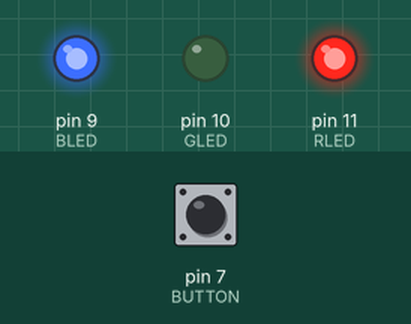
This sketch was run on a simulated Arduino Uno, built with avr-gcc and run on an emulated ATmega328P. Parts: output pins drawn as LEDs (lit = HIGH). The test bench sets the inputs (shaded band); at power-on: pin 7 (BUTTON) HIGH.

Above: at 1.2 s.
1.3 s: pin 7 (BUTTON) pulled LOW for 0.15 s
At 2.6 s:
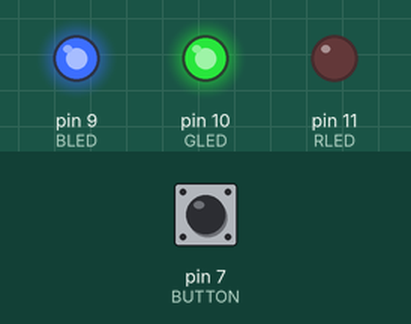
3.0 s: pin 7 (BUTTON) pulled LOW for 1 s
At 5.1 s:
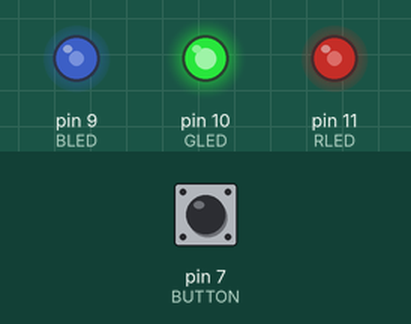
5.5 s: pin 7 (BUTTON) pulled LOW for 0.15 s
At 6.9 s:
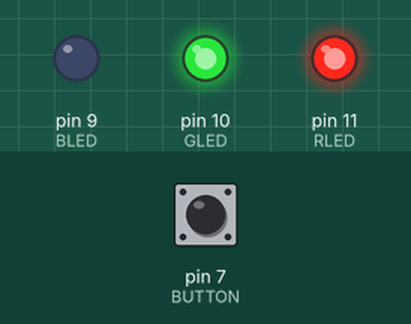
7.2 s: pin 7 (BUTTON) pulled LOW for 3.2 s
At 11.2 s:
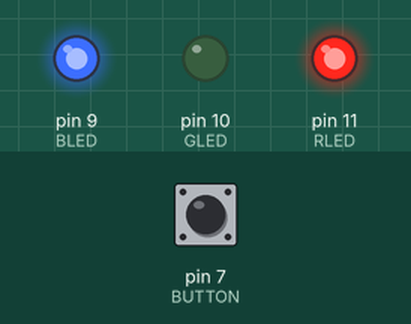
11.9 s: pin 7 (BUTTON) pulled LOW for 0.15 s
At 13.0 s:
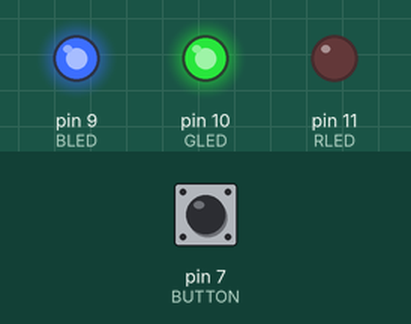
Timing chart, 0 to 14.6 s (numbered marks = the images above; inputs shaded):
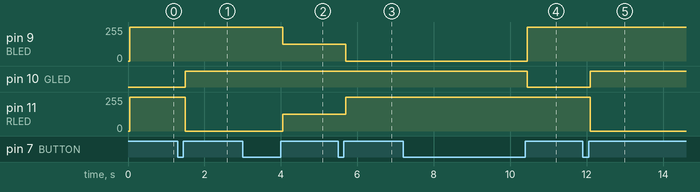

The sketch:

_RGB_LED_Color_Cycle_with_Button.ino
```cpp
const int RLED = 11;
const int GLED = 10;
const int BLED = 9;
const int BUTTON = 7;

int ledMode = 0;
bool lastButton = LOW;
bool currentButton = LOW;

void setup() {
  pinMode(RLED, OUTPUT);
  pinMode(GLED, OUTPUT);
  pinMode(BLED, OUTPUT);
  pinMode(BUTTON, INPUT);
}

boolean debounce(boolean last) {
  boolean current = digitalRead(BUTTON);
  if (current != last) {
    delay(50);
    current = digitalRead(BUTTON);
  }
  return current;
}

void setMode(int mode) {
  if (mode == 0) {
    digitalWrite(RLED, HIGH);
    digitalWrite(GLED, HIGH);
    digitalWrite(BLED, LOW);  // Blue ON
  } else if (mode == 1) {
    digitalWrite(RLED, HIGH);
    digitalWrite(GLED, LOW);
    digitalWrite(BLED, HIGH);  // Green ON
  } else if (mode == 2) {
    digitalWrite(RLED, LOW);
    digitalWrite(GLED, HIGH);
    digitalWrite(BLED, HIGH);  // Red ON
  } else if (mode == 3) {
    analogWrite(RLED, 127);
    analogWrite(GLED, 255);
    analogWrite(BLED, 127);    // Mixed color
  }
}

void loop() {
  currentButton = debounce(lastButton);
  if (lastButton == LOW && currentButton == HIGH) {
    ledMode++;
    if (ledMode > 3) ledMode = 0;
  }
  lastButton = currentButton;
  setMode(ledMode);
}
```

Measured:
- after the input at 1.3 s, pin 10 (GLED): LOW → HIGH after 0.20 s; pin 11 (RLED): 255/255 → 0/255 after 0.20 s
- after the input at 3.0 s, pin 9 (BLED): 255/255 → 127/255 after 1.1 s; pin 11 (RLED): 0/255 → 127/255 after 1.1 s
- after the input at 5.5 s, pin 9 (BLED): 127/255 → 0/255 after 0.20 s; pin 11 (RLED): 127/255 → 255/255 after 0.20 s
- after the input at 7.2 s, pin 9 (BLED): 0/255 → 255/255 after 3.3 s; pin 10 (GLED): HIGH → LOW after 3.3 s
- after the input at 11.9 s, pin 10 (GLED): LOW → HIGH after 0.20 s; pin 11 (RLED): 255/255 → 0/255 after 0.20 s
